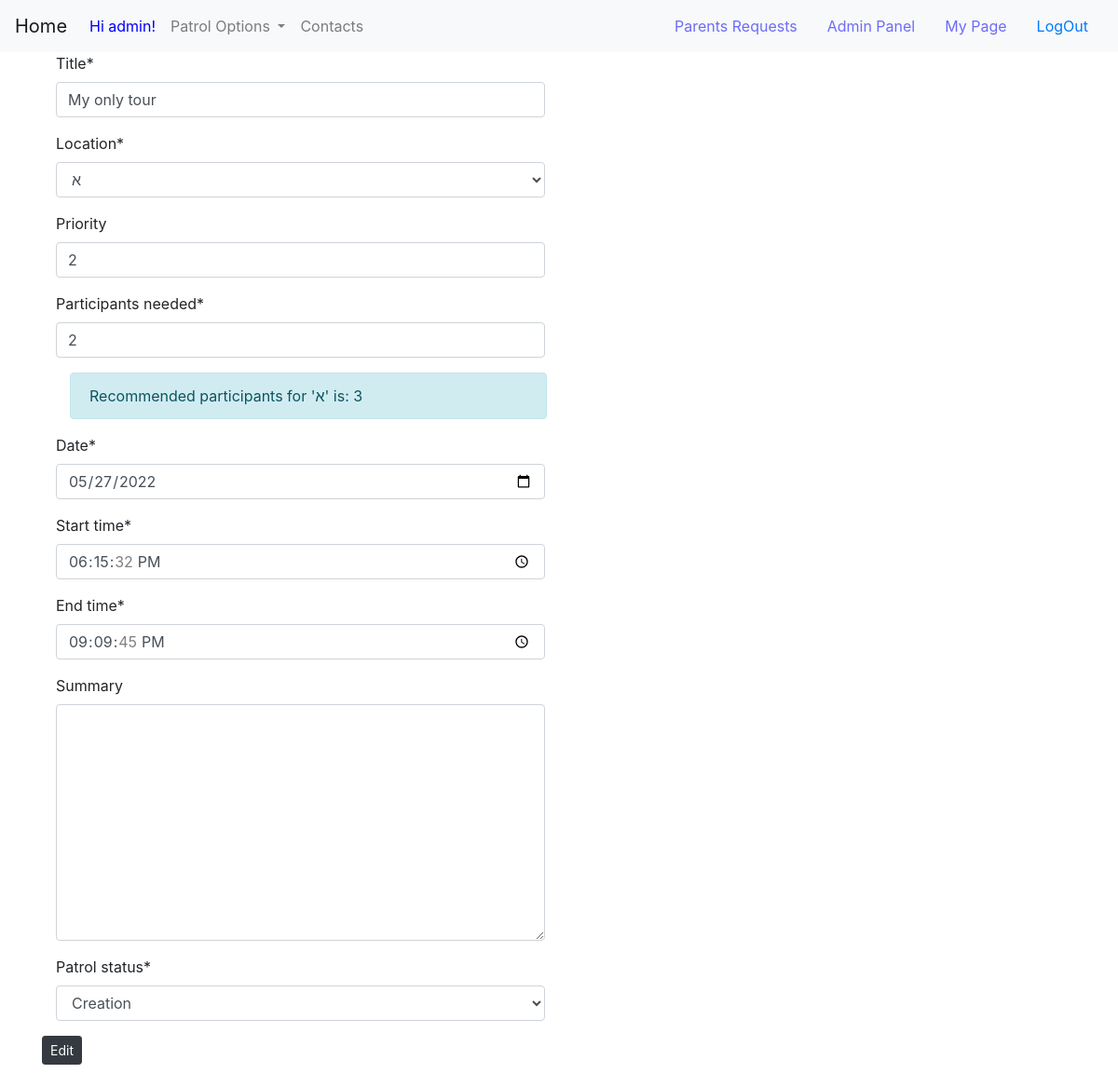
Screenshot of /adminEdit/?EditObject=patrol3 (signed in) with the database file from the repository.
### Patrols/models.py (models this page shows, shortened)
class Patrol(models.Model):
    class PatrolStatus(models.TextChoices):
        CREATION = "Creation"
        ACTIVE = "Active"
        ARCHIVE = "Archive"
    manager = models.ForeignKey(User, on_delete=models.CASCADE, related_name='patrols', null=False)
    title = models.CharField('title', max_length=MEDIUM_STRING)
    patrol_status = models.CharField('patrol status', max_length=MIN_STRING, null=True, choices=PatrolStatus.choices,
                                     default=PatrolStatus.CREATION)
    description = models.TextField('summary', max_length=MAX_STRING, null=True, blank=True)
    time_created = models.DateTimeField('time created', default=current_time, null=False)
    time_updated_last = models.DateTimeField('last updated', default=current_time, null=False)
    location = models.CharField(max_length=MEDIUM_STRING, choices=get_locations(), default=default_neighborhoods[0])
    date = models.DateField('date', default=current_time, null=False)
    start_time = models.TimeField('start time', default=current_time, null=False)
    end_time = models.TimeField('end time', default=current_time() + timezone.timedelta(hours=3), null=False)
    priority = models.IntegerField('priority', default=MAX_PRIORITY, blank=True)
    participants_needed = models.IntegerField('participants needed', default=DEFAULT_PATROL_SIZE)
    reactions = models.ManyToManyField(User, related_name='reactions', blank=True)
    approved_reactions = models.ManyToManyField(User, related_name='approved_reactions', blank=True)
    users_participated = models.ManyToManyField(User, related_name='participants', blank=True)
    update_priority = models.BooleanField(default=False)

### adminPage/views.py (the view, shortened to what this page needs)
# urls.py: path('adminEdit/', AdminV.adminEdit, name="adminEdit"),
@user_passes_test(lambda u: u.is_superuser or u.profile.is_patrol_manager, login_url='/', redirect_field_name=None)
def adminEdit(request):
    form = ''
    context = {}
    if "EditObject" in request.GET:
        obj = request.GET.get('EditObject')
        if "user" in obj:
            obj = obj.replace("user", '')
            obj = get_object_or_404(AuthModels.Parent, id=obj)
            form = Authforms.ParentProfileForm(request.POST or None, instance=obj)
        elif "contact" in obj:
            obj = obj.replace("contact", '')
            obj = get_object_or_404(ContactModels.Contact, id=obj)
            form = ContactForms.ContactForm(request.POST or None, instance=obj)
        elif "patrol" in obj:
            obj = obj.replace("patrol", '')
            obj = get_object_or_404(PatrolModels.Patrol, id=obj)
            form = PartolForms.PatrolForm(request.POST or None, instance=obj, stat='edit')
            patrol = form.instance
            patrol.update_priority = True
            context['user_location'] = patrol.location[0] if type(patrol.location) == tuple else patrol.location
            context['recommended_people_num'] = get_patrol_size(patrol.location)
        if form.is_valid():
            form.save()
            return redirect('adminPage')
    context["form"] = form
    return render(request, 'adminPage/AdminEdit.html', context)

### Patrols/forms.py (shortened to what this page needs)
class PatrolForm(forms.ModelForm):
    class Meta:
        model = Patrol
        fields = [
            'title',
            'location',
            'priority',
            'participants_needed',
            'date',
            'start_time',
            'end_time',
            'description',
            'patrol_status',
        ]
        widgets = {
            'date': forms.DateInput(attrs={'type': 'date'}),
            'start_time': forms.TimeInput(attrs={'type': 'time'}),
            'end_time': forms.TimeInput(attrs={'type': 'time'}),
        }
        exclude = ['time_created', 'time_updated_last']
    def __init__(self, *args, **kwargs):
        self.user = kwargs.pop('user', None)
        self.stat = kwargs.pop('stat', None)
        super(PatrolForm, self).__init__(*args, **kwargs)

### Patrols/models.py (called while the page is built)
def get_patrol_size(area):
    patrol_size = get_amount_of_people()
    if area not in patrol_size:
        return DEFAULT_PATROL_SIZE
    return patrol_size[area]

def get_amount_of_people():
    try:
        areas_df = analyze_patrols_priority()
        amount_of_people_dict = pd.Series(areas_df['people_needed'].values, index=areas_df.index).to_dict()
    except (ValueError, KeyError, TypeError, AttributeError) as e:
        amount_of_people_dict = {neighborhood: priority + 1 for priority, neighborhood in
                                 enumerate(default_neighborhoods)}
    return amount_of_people_dict

### adminPage/models.py (called while the page is built)
def get_data(data='unified_data'):
    current_data = DataFile.objects.filter(file_name=data, is_primary=True)
    if current_data.count() == 0:
        current_data = DataFile.objects.filter(file_name=data)
    try:
        return current_data.first().load_frame()
    except AttributeError:
        return None

    def load_frame(self):
        return pd.read_json(self.data, orient='split')

### HomePage/templates/adminPage/AdminEdit.html (shortened to what this page needs)
{% extends 'base.html' %}
{% block content %}
{% load crispy_forms_tags %}
    <form method="POST">
        <div class="col-md-6">
            {% for field in form %}
                {{ field | as_crispy_field}}
                {% if field.name == "participants_needed" %}
                    <div class="col-md-6">
                        <div class="alert alert-info" role="alert" style="width: 32rem;">
                          Recommended participants for '{{ user_location }}' is: {{ recommended_people_num }}
                        </div>
                    </div>
                {% endif %}
            {% endfor %}
        </div>
        <button type="submit" class="btn btn-dark btn-sm" name="save">Edit</button>
        <br>
        <br>
    </form>
{% endblock %}

### HomePage/templates/base.html (shortened to what this page needs)
{% load static %}
<!DOCTYPE html>
<html lang="en">
<head>
    <link rel="stylesheet" href="https://cdn.jsdelivr.net/npm/bootstrap@4.5.3/dist/css/bootstrap.min.css">
</head>
<body>
    <div>
        <nav class="navbar navbar-expand-lg navbar-light bg-light">
          <a class="navbar-brand" href="{% url 'homepage' %}">Home</a>
          <div class="collapse navbar-collapse" id="navbarSupportedContent">
            <ul class="navbar-nav mr-auto">
                {% if user.is_authenticated %}
                  <li class="nav-item active">
                  <a class="nav-link disabled" href="#" style="color:blue;">Hi {{ user.username }}!</a>
                  </li>
                {% endif %}
                {% if user.is_authenticated %}
                  <li class="nav-item dropdown">
                    <a class="nav-link dropdown-toggle" href="#" id="navbarDropdown" role="button" data-toggle="dropdown" aria-haspopup="true" aria-expanded="false">
                      Patrol Options
                    </a>
                  </li>
                  <li class="nav-item">
                    <a class="nav-link" href="{% url 'ContactManagement' %}">Contacts</a>
                  </li>
                {% endif %}
            </ul>
              {% if user.is_authenticated %}
                {% if user.is_superuser %}
                    <a class="nav-link active" href="{% url 'parentsRequests' %}"><h8 style="color:#6c6cf8;">Parents Requests</h8> <span class="sr-only">(current)</span></a>
                    <a class="nav-link active" href="{% url 'adminPage' %}"><h8 style="color:#6c6cf8;">Admin Panel</h8> <span class="sr-only">(current)</span></a>
                {% endif %}
                <a class="nav-link active" href="{% url 'resident_page' %}"><h8 style="color:#6c6cf8;">My Page</h8> <span class="sr-only">(current)</span></a>
                <a class="nav-link active" href="{% url 'logoutuser' %}">LogOut</a>
              {% else %}
                <a class="nav-link active" href="{% url 'AddParent' %}">Register</a>
                <a class="nav-link active" href="{% url 'Login' %}">Login</a>
              {% endif %}
          </div>
        </nav>
    </div>
    <div class="container">
        <div id="content" name="content">
            {% block content %}
            {% endblock %}
        </div>
    </div>
</body>
</html>

### rows the page displays
Patrol: title "My only tour" "א" "2" "2" "05/27/2022" "18:15:32" "21:09:45" "Creation"

### other values shown
{{ user.username }} "admin"
{{ user_location }} "א"
{{ recommended_people_num }} "3"
